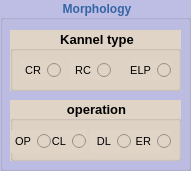
    <widget class="QGroupBox" name="groupBoxMorphology">
     <property name="enabled">
      <bool>true</bool>
     </property>
     <property name="geometry">
      <rect>
       <x>10</x>
       <y>220</y>
       <width>191</width>
       <height>171</height>
      </rect>
     </property>
     <property name="palette">
      <palette>
       <active>
        <colorrole role="WindowText">
         <brush brushstyle="SolidPattern">
          <color alpha="255">
           <red>52</red>
           <green>101</green>
           <blue>164</blue>
          </color>
         </brush>
        </colorrole>
        <colorrole role="Button">
         <brush brushstyle="SolidPattern">
          <color alpha="255">
           <red>190</red>
           <green>189</green>
           <blue>228</blue>
          </color>
         </brush>
        </colorrole>
        <colorrole role="Text">
         <brush brushstyle="SolidPattern">
          <color alpha="255">
           <red>52</red>
           <green>101</green>
           <blue>164</blue>
          </color>
         </brush>
        </colorrole>
        <colorrole role="ButtonText">
         <brush brushstyle="SolidPattern">
          <color alpha="255">
           <red>52</red>
           <green>101</green>
           <blue>164</blue>
          </color>
         </brush>
        </colorrole>
        <colorrole role="Base">
         <brush brushstyle="SolidPattern">
          <color alpha="255">
           <red>190</red>
           <green>189</green>
           <blue>228</blue>
          </color>
         </brush>
        </colorrole>
        <colorrole role="Window">
         <brush brushstyle="SolidPattern">
          <color alpha="255">
           <red>190</red>
           <green>189</green>
           <blue>228</blue>
          </color>
         </brush>
        </colorrole>
        <colorrole role="PlaceholderText">
         <brush brushstyle="NoBrush">
          <color alpha="128">
           <red>52</red>
           <green>101</green>
           <blue>164</blue>
          </color>
         </brush>
        </colorrole>
       </active>
       <inactive>
        <colorrole role="WindowText">
         <brush brushstyle="SolidPattern">
          <color alpha="255">
           <red>52</red>
           <green>101</green>
           <blue>164</blue>
          </color>
         </brush>
        </colorrole>
        <colorrole role="Button">
         <brush brushstyle="SolidPattern">
          <color alpha="255">
           <red>190</red>
           <green>189</green>
           <blue>228</blue>
          </color>
         </brush>
        </colorrole>
        <colorrole role="Text">
         <brush brushstyle="SolidPattern">
          <color alpha="255">
           <red>52</red>
           <green>101</green>
           <blue>164</blue>
          </color>
         </brush>
        </colorrole>
        <colorrole role="ButtonText">
         <brush brushstyle="SolidPattern">
          <color alpha="255">
           <red>52</red>
           <green>101</green>
           <blue>164</blue>
          </color>
         </brush>
        </colorrole>
        <colorrole role="Base">
         <brush brushstyle="SolidPattern">
          <color alpha="255">
           <red>190</red>
           <green>189</green>
           <blue>228</blue>
          </color>
         </brush>
        </colorrole>
        <colorrole role="Window">
         <brush brushstyle="SolidPattern">
          <color alpha="255">
           <red>190</red>
           <green>189</green>
           <blue>228</blue>
          </color>
         </brush>
        </colorrole>
        <colorrole role="PlaceholderText">
         <brush brushstyle="NoBrush">
          <color alpha="128">
           <red>52</red>
           <green>101</green>
           <blue>164</blue>
          </color>
         </brush>
        </colorrole>
       </inactive>
       <disabled>
        <colorrole role="WindowText">
         <brush brushstyle="SolidPattern">
          <color alpha="255">
           <red>52</red>
           <green>101</green>
           <blue>164</blue>
          </color>
         </brush>
        </colorrole>
        <colorrole role="Button">
         <brush brushstyle="SolidPattern">
          <color alpha="255">
           <red>190</red>
           <green>189</green>
           <blue>228</blue>
          </color>
         </brush>
        </colorrole>
        <colorrole role="Text">
         <brush brushstyle="SolidPattern">
          <color alpha="255">
           <red>52</red>
           <green>101</green>
           <blue>164</blue>
          </color>
         </brush>
        </colorrole>
        <colorrole role="ButtonText">
         <brush brushstyle="SolidPattern">
          <color alpha="255">
           <red>52</red>
           <green>101</green>
           <blue>164</blue>
          </color>
         </brush>
        </colorrole>
        <colorrole role="Base">
         <brush brushstyle="SolidPattern">
          <color alpha="255">
           <red>190</red>
           <green>189</green>
           <blue>228</blue>
          </color>
         </brush>
        </colorrole>
        <colorrole role="Window">
         <brush brushstyle="SolidPattern">
          <color alpha="255">
           <red>190</red>
           <green>189</green>
           <blue>228</blue>
          </color>
         </brush>
        </colorrole>
        <colorrole role="PlaceholderText">
         <brush brushstyle="NoBrush">
          <color alpha="128">
           <red>52</red>
           <green>101</green>
           <blue>164</blue>
          </color>
         </brush>
        </colorrole>
       </disabled>
      </palette>
     </property>
     <property name="font">
      <font>
       <weight>75</weight>
       <bold>true</bold>
      </font>
     </property>
     <property name="styleSheet">
      <string notr="true">color: rgb(52, 101, 164);
background-color: rgb(190, 189, 228);</string>
     </property>
     <property name="title">
      <string>Morphology</string>
     </property>
     <property name="alignment">
      <set>Qt::AlignHCenter|Qt::AlignTop</set>
     </property>
     <property name="flat">
      <bool>false</bool>
     </property>
     <property name="checkable">
      <bool>false</bool>
     </property>
     <widget class="QGroupBox" name="groupBoxMorphOp">
      <property name="geometry">
       <rect>
        <x>10</x>
        <y>100</y>
        <width>171</width>
        <height>61</height>
       </rect>
      </property>
      <property name="font">
       <font>
        <pointsize>10</pointsize>
        <weight>75</weight>
        <bold>true</bold>
       </font>
      </property>
      <property name="styleSheet">
       <string notr="true">color: rgb(0, 0, 0);
background-color: rgb(224, 212, 198);</string>
      </property>
      <property name="title">
       <string>operation</string>
      </property>
      <property name="alignment">
       <set>Qt::AlignBottom|Qt::AlignHCenter</set>
      </property>
      <widget class="QRadioButton" name="radioButtonErode">
       <property name="geometry">
        <rect>
         <x>120</x>
         <y>30</y>
         <width>41</width>
         <height>23</height>
        </rect>
       </property>
       <property name="font">
        <font>
         <pointsize>8</pointsize>
         <weight>50</weight>
         <bold>false</bold>
        </font>
       </property>
       <property name="layoutDirection">
        <enum>Qt::RightToLeft</enum>
       </property>
       <property name="text">
        <string>ER</string>
       </property>
      </widget>
      <widget class="QRadioButton" name="radioButtonDilate">
       <property name="geometry">
        <rect>
         <x>80</x>
         <y>30</y>
         <width>41</width>
         <height>23</height>
        </rect>
       </property>
       <property name="font">
        <font>
         <pointsize>8</pointsize>
         <weight>50</weight>
         <bold>false</bold>
        </font>
       </property>
       <property name="layoutDirection">
        <enum>Qt::RightToLeft</enum>
       </property>
       <property name="text">
        <string>DL</string>
       </property>
      </widget>
      <widget class="QRadioButton" name="radioButtonClose">
       <property name="geometry">
        <rect>
         <x>35</x>
         <y>30</y>
         <width>41</width>
         <height>23</height>
        </rect>
       </property>
       <property name="font">
        <font>
         <pointsize>8</pointsize>
         <weight>50</weight>
         <bold>false</bold>
        </font>
       </property>
       <property name="layoutDirection">
        <enum>Qt::RightToLeft</enum>
       </property>
       <property name="text">
        <string>CL</string>
       </property>
      </widget>
      <widget class="QRadioButton" name="radioButtonOpen">
       <property name="geometry">
        <rect>
         <x>0</x>
         <y>30</y>
         <width>41</width>
         <height>23</height>
        </rect>
       </property>
       <property name="font">
        <font>
         <pointsize>8</pointsize>
         <weight>50</weight>
         <bold>false</bold>
        </font>
       </property>
       <property name="layoutDirection">
        <enum>Qt::RightToLeft</enum>
       </property>
       <property name="text">
        <string>OP</string>
       </property>
      </widget>
     </widget>
     <widget class="QGroupBox" name="groupBoxKannel">
      <property name="geometry">
       <rect>
        <x>10</x>
        <y>30</y>
        <width>171</width>
        <height>61</height>
       </rect>
      </property>
      <property name="font">
       <font>
        <pointsize>10</pointsize>
        <weight>75</weight>
        <bold>true</bold>
       </font>
      </property>
      <property name="autoFillBackground">
       <bool>false</bool>
      </property>
      <property name="styleSheet">
       <string notr="true">color: rgb(0, 0, 0);
background-color: rgb(224, 212, 198);</string>
      </property>
      <property name="title">
       <string>Kannel type</string>
      </property>
      <property name="alignment">
       <set>Qt::AlignBottom|Qt::AlignHCenter</set>
      </property>
      <widget class="QRadioButton" name="radioButtonCross">
       <property name="geometry">
        <rect>
         <x>10</x>
         <y>30</y>
         <width>41</width>
         <height>20</height>
        </rect>
       </property>
       <property name="font">
        <font>
         <pointsize>8</pointsize>
         <weight>50</weight>
         <bold>false</bold>
        </font>
       </property>
       <property name="layoutDirection">
        <enum>Qt::RightToLeft</enum>
       </property>
       <property name="text">
        <string>CR</string>
       </property>
      </widget>
      <widget class="QRadioButton" name="radioButtonEllipse">
       <property name="geometry">
        <rect>
         <x>120</x>
         <y>30</y>
         <width>41</width>
         <height>20</height>
        </rect>
       </property>
       <property name="font">
        <font>
         <pointsize>8</pointsize>
         <weight>50</weight>
         <bold>false</bold>
        </font>
       </property>
       <property name="layoutDirection">
        <enum>Qt::RightToLeft</enum>
       </property>
       <property name="text">
        <string>ELP</string>
       </property>
      </widget>
      <widget class="QRadioButton" name="radioButtonRct">
       <property name="geometry">
        <rect>
         <x>60</x>
         <y>30</y>
         <width>41</width>
         <height>21</height>
        </rect>
       </property>
       <property name="font">
        <font>
         <pointsize>8</pointsize>
         <weight>50</weight>
         <bold>false</bold>
        </font>
       </property>
       <property name="layoutDirection">
        <enum>Qt::RightToLeft</enum>
       </property>
       <property name="text">
        <string>RC</string>
       </property>
      </widget>
     </widget>
    </widget>
